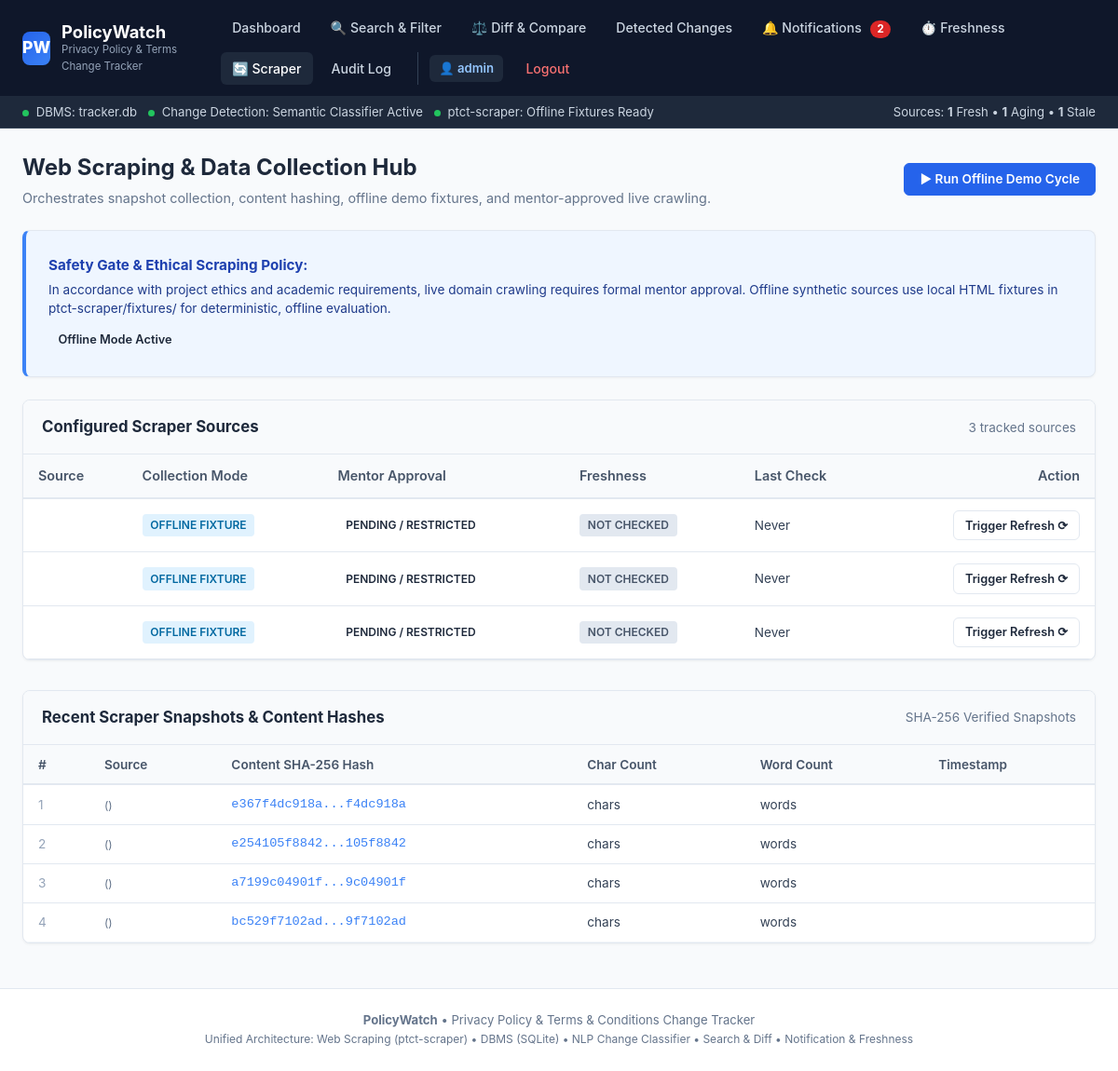
Page /scraper (signed in) on the committed database.
### tables this page shows
CREATE TABLE Users (
    user_id INTEGER PRIMARY KEY AUTOINCREMENT,
    username TEXT NOT NULL UNIQUE COLLATE NOCASE,
    email TEXT NOT NULL UNIQUE COLLATE NOCASE,
    password TEXT NOT NULL,
    created_at TIMESTAMP DEFAULT CURRENT_TIMESTAMP
);

CREATE TABLE ScraperSnapshots (
    snapshot_id INTEGER PRIMARY KEY AUTOINCREMENT,
    website_id INTEGER,
    source_id TEXT NOT NULL,
    url TEXT NOT NULL,
    fetched_at TIMESTAMP DEFAULT CURRENT_TIMESTAMP,
    http_status INTEGER DEFAULT 200,
    content_hash TEXT,
    byte_size INTEGER DEFAULT 0,
    file_path TEXT,
    FOREIGN KEY(website_id) REFERENCES Websites(website_id) ON DELETE CASCADE
);

### models/app.py (the view)
@app.route('/scraper')
@login_required
def scraper_hub():
    user_id = session['user_id']
    sources = scraper_service.get_scraper_sources(user_id)
    snapshots = db.get_recent_snapshots(limit=30)
    return render_template('scraper.html', sources=sources, snapshots=snapshots)

### templates/scraper.html (shortened to what this page needs)
{% extends 'base.html' %}
{% block content %}
<div style="margin-bottom: 1.5rem; display: flex; justify-content: space-between; align-items: center; flex-wrap: wrap; gap: 1rem;">
  <div>
    <h2 style="margin: 0; font-size: 1.5rem; font-weight: 700; color: #1e293b;">
      Web Scraping &amp; Data Collection Hub
    </h2>
    <p style="margin: 0.25rem 0 0 0; color: #64748b; font-size: 0.9rem;">
      Orchestrates snapshot collection, content hashing, offline demo fixtures, and mentor-approved live crawling.
    </p>
  </div>
  <div style="display: flex; gap: 0.5rem; align-items: center;">
    <form method="POST" action="{{ url_for('scraper_run_demo') }}" style="margin: 0;">
      <button type="submit" class="btn btn-primary" style="font-size: 0.85rem;" onclick="return confirm('Run the multi-cycle offline demo scraper sequence? This simulates historical revisions and detects policy changes.');">
        ▶ Run Offline Demo Cycle
      </button>
    </form>
  </div>
</div>
<div class="card" style="margin-bottom: 1.5rem; border-left: 4px solid #3b82f6; background: #eff6ff;">
  <div style="display: flex; justify-content: space-between; align-items: center; flex-wrap: wrap; gap: 0.5rem;">
    <div>
      <strong style="color: #1e40af; font-size: 0.95rem;">Safety Gate &amp; Ethical Scraping Policy:</strong>
      <p style="margin: 0.25rem 0 0 0; color: #1e3a8a; font-size: 0.85rem;">
        In accordance with project ethics and academic requirements, live domain crawling requires formal mentor approval.
        Offline synthetic sources use local HTML fixtures in <code>ptct-scraper/fixtures/</code> for deterministic, offline evaluation.
      </p>
    </div>
    <span class="badge badge-confirmed" style="font-size: 0.8rem; padding: 0.35rem 0.65rem;">
      Offline Mode Active
    </span>
  </div>
</div>
<div class="card" style="padding: 0; overflow: hidden; margin-bottom: 2rem;">
  <div style="padding: 1rem 1.25rem; background: #f8fafc; border-bottom: 1px solid #e2e8f0; display: flex; justify-content: space-between; align-items: center;">
    <h3 style="margin: 0; font-size: 1.05rem; font-weight: 700; color: #1e293b;">
      Configured Scraper Sources
    </h3>
    <span style="font-size: 0.85rem; color: #64748b;">
      {{ sources | length }} tracked sources
    </span>
  </div>
  {% if sources %}
    <div style="overflow-x: auto;">
      <table style="width: 100%; border-collapse: collapse; text-align: left; font-size: 0.9rem;">
        <thead>
          <tr style="background: #f8fafc; border-bottom: 2px solid #e2e8f0;">
            <th style="padding: 0.75rem 1rem; color: #475569;">Source</th>
            <th style="padding: 0.75rem 1rem; color: #475569;">Collection Mode</th>
            <th style="padding: 0.75rem 1rem; color: #475569;">Mentor Approval</th>
            <th style="padding: 0.75rem 1rem; color: #475569;">Freshness</th>
            <th style="padding: 0.75rem 1rem; color: #475569;">Last Check</th>
            <th style="padding: 0.75rem 1rem; color: #475569; text-align: right;">Action</th>
          </tr>
        </thead>
        <tbody>
          {% for s in sources %}
            <tr style="border-bottom: 1px solid #e2e8f0;">
              <td style="padding: 0.75rem 1rem;">
              </td>
              <td style="padding: 0.75rem 1rem;">
                {% if s.is_live %}
                  <span class="badge" style="background: #fef3c7; color: #92400e;">LIVE WEB</span>
                {% else %}
                  <span class="badge" style="background: #e0f2fe; color: #0369a1;">OFFLINE FIXTURE</span>
                {% endif %}
              </td>
              <td style="padding: 0.75rem 1rem;">
                {% if s.mentor_approved %}
                  <span class="badge badge-confirmed">APPROVED</span>
                {% else %}
                  <span class="badge badge-unreviewed">PENDING / RESTRICTED</span>
                {% endif %}
              </td>
              <td style="padding: 0.75rem 1rem;">
                {% if s.status == 'FRESH' %}
                  <span class="badge badge-confirmed">FRESH</span>
                {% elif s.status == 'AGING' %}
                  <span class="badge badge-minor">AGING</span>
                {% elif s.status == 'STALE' %}
                  <span class="badge badge-major">STALE</span>
                {% else %}
                  <span class="badge" style="background: #e2e8f0; color: #475569;">NOT CHECKED</span>
                {% endif %}
              </td>
              <td style="padding: 0.75rem 1rem; font-size: 0.85rem; color: #334155;">
                {{ s.last_success_at or 'Never' }}
              </td>
              <td style="padding: 0.75rem 1rem; text-align: right; white-space: nowrap;">
                <a href="{{ url_for('scraper_refresh_website', website_id=s.website_id) }}" class="btn btn-outline" style="font-size: 0.8rem; padding: 0.35rem 0.75rem;">
                  Trigger Refresh ⟳
                </a>
              </td>
            </tr>
          {% endfor %}
        </tbody>
      </table>
    </div>
  {% else %}
    <div style="padding: 2.5rem 1.5rem; text-align: center; color: #64748b;">
      <p style="margin: 0;">No sources configured for scraping yet.</p>
    </div>
  {% endif %}
</div>
<div class="card" style="padding: 0; overflow: hidden;">
  <div style="padding: 1rem 1.25rem; background: #f8fafc; border-bottom: 1px solid #e2e8f0; display: flex; justify-content: space-between; align-items: center;">
    <h3 style="margin: 0; font-size: 1.05rem; font-weight: 700; color: #1e293b;">
      Recent Scraper Snapshots &amp; Content Hashes
    </h3>
    <span style="font-size: 0.85rem; color: #64748b;">
      SHA-256 Verified Snapshots
    </span>
  </div>
  {% if snapshots %}
    <div style="overflow-x: auto;">
      <table style="width: 100%; border-collapse: collapse; text-align: left; font-size: 0.85rem;">
        <thead>
          <tr style="background: #f8fafc; border-bottom: 2px solid #e2e8f0;">
            <th style="padding: 0.65rem 1rem; color: #475569;">#</th>
            <th style="padding: 0.65rem 1rem; color: #475569;">Source</th>
            <th style="padding: 0.65rem 1rem; color: #475569;">Content SHA-256 Hash</th>
            <th style="padding: 0.65rem 1rem; color: #475569;">Char Count</th>
            <th style="padding: 0.65rem 1rem; color: #475569;">Word Count</th>
            <th style="padding: 0.65rem 1rem; color: #475569;">Timestamp</th>
          </tr>
        </thead>
        <tbody>
          {% for sn in snapshots %}
            <tr style="border-bottom: 1px solid #f1f5f9;">
              <td style="padding: 0.65rem 1rem; color: #94a3b8;">{{ sn.snapshot_id }}</td>
              <td style="padding: 0.65rem 1rem;">
                <span style="color: #64748b; font-size: 0.75rem;">({{ sn.domain }})</span>
              </td>
              <td style="padding: 0.65rem 1rem; font-family: monospace; color: #3b82f6;">
                {{ sn.content_hash[:16] }}...{{ sn.content_hash[-8:] }}
              </td>
              <td style="padding: 0.65rem 1rem; color: #334155;">{{ sn.char_count }} chars</td>
              <td style="padding: 0.65rem 1rem; color: #334155;">{{ sn.word_count }} words</td>
              <td style="padding: 0.65rem 1rem; color: #64748b;">{{ sn.collected_at }}</td>
            </tr>
          {% endfor %}
        </tbody>
      </table>
    </div>
  {% else %}
    <div style="padding: 2.5rem 1.5rem; text-align: center; color: #64748b;">
      <p style="margin: 0;">No snapshots recorded yet. Run a refresh to capture content snapshots.</p>
    </div>
  {% endif %}
</div>
{% endblock %}

### templates/base.html (shortened to what this page needs)
<!DOCTYPE html>
<html lang="en">
<head>
</head>
<body>
  <header>
    <div class="header-container">
      <a href="{{ url_for('dashboard' if current_user else 'index') }}" class="brand-link">
        <div class="brand-logo">PW</div>
        <div>
          <div class="brand-title">PolicyWatch</div>
          <div class="brand-subtitle">Privacy Policy &amp; Terms Change Tracker</div>
        </div>
      </a>
      <nav class="nav-links">
        {% if current_user %}
          <a href="{{ url_for('dashboard') }}" class="nav-item {% if request.path == '/dashboard' %}active{% endif %}">
            Dashboard
          </a>
          <a href="{{ url_for('search') }}" class="nav-item {% if request.path == '/search' %}active{% endif %}">
            🔍 Search &amp; Filter
          </a>
          <a href="{{ url_for('compare_versions') }}" class="nav-item {% if '/compare' in request.path %}active{% endif %}">
            ⚖️ Diff &amp; Compare
          </a>
          <a href="{{ url_for('changes_list') }}" class="nav-item {% if request.path == '/changes' %}active{% endif %}">
            Detected Changes
          </a>
          <a href="{{ url_for('notifications_hub') }}" class="nav-item {% if request.path == '/notifications' %}active{% endif %}">
            🔔 Notifications
            {% if unread_notifications_count > 0 %}
              <span class="nav-badge">{{ unread_notifications_count }}</span>
            {% endif %}
          </a>
          <a href="{{ url_for('freshness_monitor') }}" class="nav-item {% if request.path == '/freshness' %}active{% endif %}">
            ⏱️ Freshness
          </a>
          <a href="{{ url_for('scraper_hub') }}" class="nav-item {% if request.path == '/scraper' %}active{% endif %}">
            🔄 Scraper
          </a>
          <a href="{{ url_for('all_history') }}" class="nav-item {% if request.path == '/history' %}active{% endif %}">
            Audit Log
          </a>
          <div class="nav-user">
            <a href="{{ url_for('profile') }}" class="user-tag" title="View Profile">
              👤 {{ current_user.username }}
            </a>
            <a href="{{ url_for('logout') }}" class="nav-item" style="color: #f87171;">Logout</a>
          </div>
        {% else %}
          <a href="{{ url_for('index') }}" class="nav-item {% if request.path == '/' %}active{% endif %}">Home</a>
          <a href="{{ url_for('login') }}" class="nav-item {% if request.path == '/login' %}active{% endif %}">Login</a>
          <a href="{{ url_for('register') }}" class="btn btn-primary btn-sm">Register</a>
        {% endif %}
      </nav>
    </div>
  </header>
  {% if current_user %}
  <div class="subnav">
    <div class="subnav-container">
      <div class="status-indicators">
        <span><span class="status-dot dot-green"></span> DBMS: <code>tracker.db</code></span>
        <span><span class="status-dot dot-green"></span> Change Detection: Semantic Classifier Active</span>
        <span><span class="status-dot dot-green"></span> ptct-scraper: Offline Fixtures Ready</span>
      </div>
      <div>
        <span>Sources: <strong>{{ freshness_summary.fresh }}</strong> Fresh &bull; <strong>{{ freshness_summary.aging }}</strong> Aging &bull; <strong>{{ freshness_summary.stale }}</strong> Stale</span>
      </div>
    </div>
  </div>
  {% endif %}
  <main>
    {% block content %}{% endblock %}
  </main>
  <footer>
    <div style="max-width: 1300px; margin: 0 auto; padding: 0 1.5rem;">
      <strong>PolicyWatch</strong> &bull; Privacy Policy &amp; Terms &amp; Conditions Change Tracker
      <br>
      <span style="font-size: 0.75rem; color: var(--text-muted);">
        Unified Architecture: Web Scraping (ptct-scraper) &bull; DBMS (SQLite) &bull; NLP Change Classifier &bull; Search &amp; Diff &bull; Notification &amp; Freshness
      </span>
    </div>
  </footer>
</body>
</html>

### rows in the picture
Users: username "admin"
ScraperSnapshots: snapshot_id "1", content_hash "e367f4dc918a", content_hash "f4dc918a"
ScraperSnapshots: snapshot_id "2", content_hash "e254105f8842", content_hash "105f8842"
ScraperSnapshots: snapshot_id "3", content_hash "a7199c04901f", content_hash "9c04901f"
ScraperSnapshots: snapshot_id "4", content_hash "bc529f7102ad", content_hash "9f7102ad"

### other values in the picture
{{ unread_notifications_count }} "2"
{{ freshness_summary.fresh }} "1"
{{ freshness_summary.aging }} "1"
{{ freshness_summary.stale }} "1"
{{ sources | length }} "3"
{{ s.last_success_at or 'Never' }} "Never" "Never" "Never"
